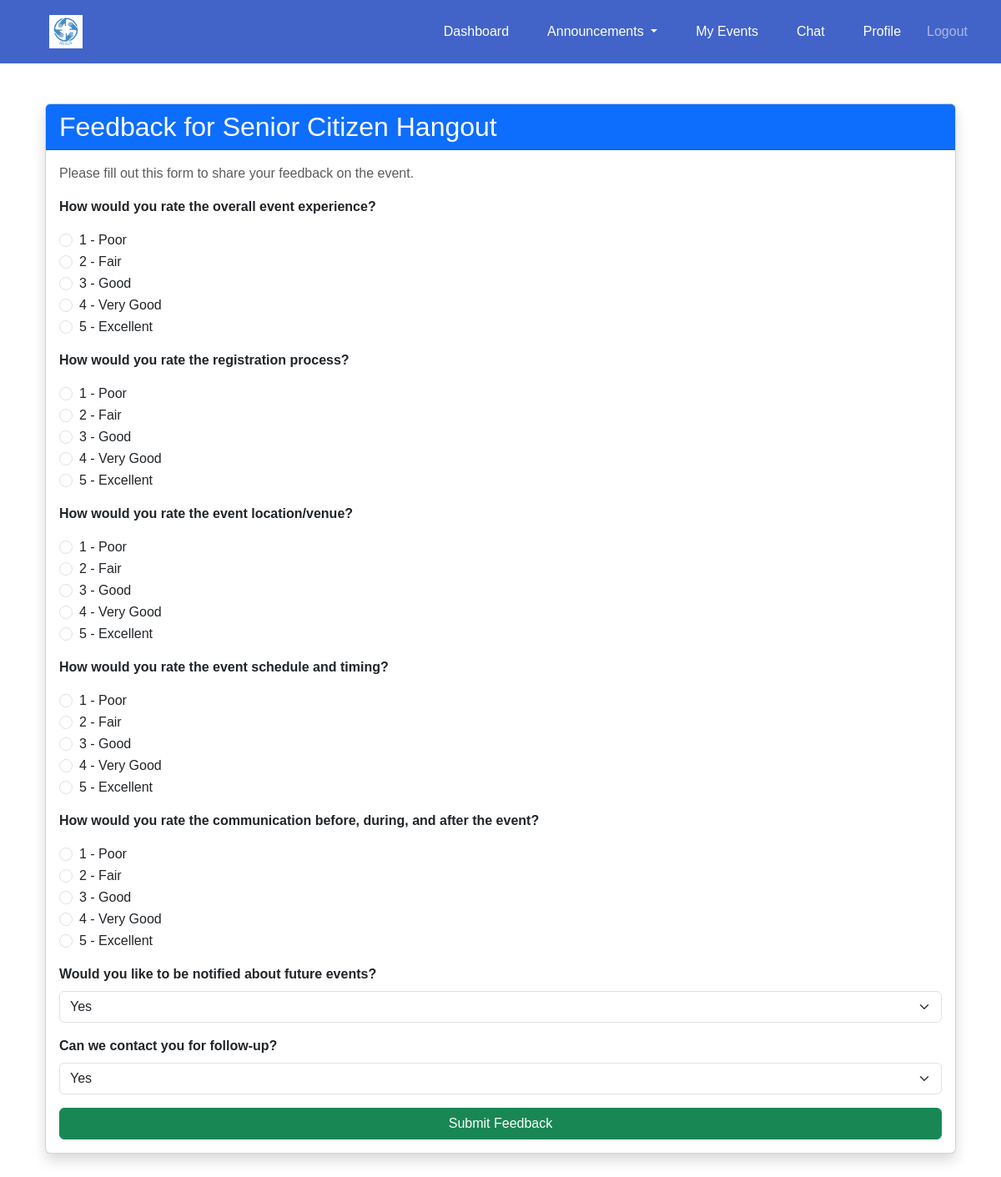
The page /events/complete-feedback/9/ (signed in) on the database its author committed.
### events/models.py (models this page shows, shortened)
class Event(models.Model):
    CATEGORY_CHOICES = [
        ('education', 'Education'),
        ('social development', 'Social Development'),
        ('senior citizen', 'Senior Citizen'),
    ]
    organisation = models.ForeignKey(settings.AUTH_USER_MODEL, on_delete=models.CASCADE)
    name = models.CharField(max_length=255)
    description = models.TextField()
    date = models.DateTimeField()
    start_time = models.TimeField(default=time(9, 0))  # Default: 09:00 AM
    end_time = models.TimeField(default=time(17, 0))  # Default: 05:00 PM
    location = models.CharField(max_length=255)
    volunteers_needed = models.PositiveIntegerField()
    roles_responsibilities = models.TextField()
    category = models.CharField(max_length=50, choices=CATEGORY_CHOICES, blank=False, default='Education')

class FeedbackForm(models.Model):
    event = models.OneToOneField("Event", on_delete=models.CASCADE, related_name="feedback_form")
    created_by = models.ForeignKey(User, on_delete=models.CASCADE, related_name="created_feedback_forms")
    published = models.BooleanField(default=False)  # Set to True when published
    question_1 = models.CharField(max_length=255, default="How would you rate the overall event experience?")
    question_2 = models.CharField(max_length=255, default="How would you rate the registration process?")
    question_3 = models.CharField(max_length=255, default="How would you rate the event location/venue?")
    question_4 = models.CharField(max_length=255, default="How would you rate the event schedule and timing?")
    question_5 = models.CharField(max_length=255, default="How would you rate the communication before, during, and after the event?")
    additional_question_1 = models.TextField(blank=True, null=True, verbose_name="Additional Question 1")
    additional_question_2 = models.TextField(blank=True, null=True, verbose_name="Additional Question 2")
    notify_future_events = models.BooleanField(default=True, verbose_name="Would you like to be notified about future events?")
    allow_follow_up_contact = models.BooleanField(default=True, verbose_name="Can we contact you for follow-up?")

### events/views.py (the view)
# urls.py: path("complete-feedback/<int:event_id>/", views.complete_feedback, name="complete_feedback"),
@login_required
def complete_feedback(request, event_id):
    event = get_object_or_404(Event, id=event_id)
    feedback_form = event.feedback_form
    if not feedback_form or not feedback_form.published:
        messages.error(request, "Feedback form is not available for this event.")
        return redirect("events:volunteer_events")
    if request.method == "POST":
        form = FeedbackResponseForm(request.POST)
        if form.is_valid():
            feedback_response = form.save(commit=False)
            feedback_response.feedback_form = feedback_form
            feedback_response.volunteer = request.user
            feedback_response.save()
            messages.success(request, "Thank you for your feedback!")
            return redirect("events:volunteer_events")
    else:
        form = FeedbackResponseForm()
    return render(request, "events/complete_feedback_form.html", {
        "form": form,
        "event": event,
        "feedback_form": feedback_form,
    })

### events/forms.py
class FeedbackResponseForm(forms.ModelForm):
    class Meta:
        model = FeedbackResponse
        fields = [
            "rating_1", "rating_2", "rating_3", "rating_4", "rating_5",
            "additional_answer_1", "additional_answer_2",
            "notify_future_events", "allow_follow_up_contact"
        ]

### events/templates/events/complete_feedback_form.html (shortened to what this page needs)
{% extends 'base.html' %}
{% block content %}
<div class="container mt-5 mb-5">
    <div class="card shadow">
        <div class="card-header bg-primary text-white">
            <h2 class="mb-0">Feedback for {{ event.name }}</h2>
        </div>
        <div class="card-body">
            <p class="text-muted">Please fill out this form to share your feedback on the event.</p>
            <form method="post">
                <div class="mb-3">
                    <p><strong>{{ feedback_form.question_1 }}</strong></p>
                    <div class="form-check">
                        <input class="form-check-input" type="radio" name="rating_1" value="1" id="rating_1_1">
                        <label class="form-check-label" for="rating_1_1">1 - Poor</label>
                    </div>
                    <div class="form-check">
                        <input class="form-check-input" type="radio" name="rating_1" value="2" id="rating_1_2">
                        <label class="form-check-label" for="rating_1_2">2 - Fair</label>
                    </div>
                    <div class="form-check">
                        <input class="form-check-input" type="radio" name="rating_1" value="3" id="rating_1_3">
                        <label class="form-check-label" for="rating_1_3">3 - Good</label>
                    </div>
                    <div class="form-check">
                        <input class="form-check-input" type="radio" name="rating_1" value="4" id="rating_1_4">
                        <label class="form-check-label" for="rating_1_4">4 - Very Good</label>
                    </div>
                    <div class="form-check">
                        <input class="form-check-input" type="radio" name="rating_1" value="5" id="rating_1_5">
                        <label class="form-check-label" for="rating_1_5">5 - Excellent</label>
                    </div>
                </div>
                <div class="mb-3">
                    <p><strong>{{ feedback_form.question_2 }}</strong></p>
                    <div class="form-check">
                        <input class="form-check-input" type="radio" name="rating_2" value="1" id="rating_2_1">
                        <label class="form-check-label" for="rating_2_1">1 - Poor</label>
                    </div>
                    <div class="form-check">
                        <input class="form-check-input" type="radio" name="rating_2" value="2" id="rating_2_2">
                        <label class="form-check-label" for="rating_2_2">2 - Fair</label>
                    </div>
                    <div class="form-check">
                        <input class="form-check-input" type="radio" name="rating_2" value="3" id="rating_2_3">
                        <label class="form-check-label" for="rating_2_3">3 - Good</label>
                    </div>
                    <div class="form-check">
                        <input class="form-check-input" type="radio" name="rating_2" value="4" id="rating_2_4">
                        <label class="form-check-label" for="rating_2_4">4 - Very Good</label>
                    </div>
                    <div class="form-check">
                        <input class="form-check-input" type="radio" name="rating_2" value="5" id="rating_2_5">
                        <label class="form-check-label" for="rating_2_5">5 - Excellent</label>
                    </div>
                </div>
                <div class="mb-3">
                    <p><strong>{{ feedback_form.question_3 }}</strong></p>
                    <div class="form-check">
                        <input class="form-check-input" type="radio" name="rating_2" value="1" id="rating_2_1">
                        <label class="form-check-label" for="rating_2_1">1 - Poor</label>
                    </div>
                    <div class="form-check">
                        <input class="form-check-input" type="radio" name="rating_2" value="2" id="rating_2_2">
                        <label class="form-check-label" for="rating_2_2">2 - Fair</label>
                    </div>
                    <div class="form-check">
                        <input class="form-check-input" type="radio" name="rating_2" value="3" id="rating_2_3">
                        <label class="form-check-label" for="rating_2_3">3 - Good</label>
                    </div>
                    <div class="form-check">
                        <input class="form-check-input" type="radio" name="rating_2" value="4" id="rating_2_4">
                        <label class="form-check-label" for="rating_2_4">4 - Very Good</label>
                    </div>
                    <div class="form-check">
                        <input class="form-check-input" type="radio" name="rating_2" value="5" id="rating_2_5">
                        <label class="form-check-label" for="rating_2_5">5 - Excellent</label>
                    </div>
                </div>
                <div class="mb-3">
                    <p><strong>{{ feedback_form.question_4 }}</strong></p>
                    <div class="form-check">
                        <input class="form-check-input" type="radio" name="rating_2" value="1" id="rating_2_1">
                        <label class="form-check-label" for="rating_2_1">1 - Poor</label>
                    </div>
                    <div class="form-check">
                        <input class="form-check-input" type="radio" name="rating_2" value="2" id="rating_2_2">
                        <label class="form-check-label" for="rating_2_2">2 - Fair</label>
                    </div>
                    <div class="form-check">
                        <input class="form-check-input" type="radio" name="rating_2" value="3" id="rating_2_3">
                        <label class="form-check-label" for="rating_2_3">3 - Good</label>
                    </div>
                    <div class="form-check">
                        <input class="form-check-input" type="radio" name="rating_2" value="4" id="rating_2_4">
                        <label class="form-check-label" for="rating_2_4">4 - Very Good</label>
                    </div>
                    <div class="form-check">
                        <input class="form-check-input" type="radio" name="rating_2" value="5" id="rating_2_5">
                        <label class="form-check-label" for="rating_2_5">5 - Excellent</label>
                    </div>
                </div>
                <div class="mb-3">
                    <p><strong>{{ feedback_form.question_5 }}</strong></p>
                    <div class="form-check">
                        <input class="form-check-input" type="radio" name="rating_2" value="1" id="rating_2_1">
                        <label class="form-check-label" for="rating_2_1">1 - Poor</label>
                    </div>
                    <div class="form-check">
                        <input class="form-check-input" type="radio" name="rating_2" value="2" id="rating_2_2">
                        <label class="form-check-label" for="rating_2_2">2 - Fair</label>
                    </div>
                    <div class="form-check">
                        <input class="form-check-input" type="radio" name="rating_2" value="3" id="rating_2_3">
                        <label class="form-check-label" for="rating_2_3">3 - Good</label>
                    </div>
                    <div class="form-check">
                        <input class="form-check-input" type="radio" name="rating_2" value="4" id="rating_2_4">
                        <label class="form-check-label" for="rating_2_4">4 - Very Good</label>
                    </div>
                    <div class="form-check">
                        <input class="form-check-input" type="radio" name="rating_2" value="5" id="rating_2_5">
                        <label class="form-check-label" for="rating_2_5">5 - Excellent</label>
                    </div>
                </div>
                <div class="mb-3">
                    <label class="form-label"><strong>Would you like to be notified about future events?</strong></label>
                    <select class="form-select" name="notify_future_events">
                        <option value="True">Yes</option>
                    </select>
                </div>
                <div class="mb-3">
                    <label class="form-label"><strong>Can we contact you for follow-up?</strong></label>
                    <select class="form-select" name="allow_follow_up_contact">
                        <option value="True">Yes</option>
                    </select>
                </div>
                <button type="submit" class="btn btn-success w-100">
                     Submit Feedback
                </button>
            </form>
        </div>
    </div>
</div>
{% endblock %}

### templates/base.html (style rules this page uses)
body { margin: 0; font-family: Arial, sans-serif; }

### rows shown on the page
Event: name "Senior Citizen Hangout"
FeedbackForm: question_1 "How would you rate the overall event experience?", question_2 "How would you rate the registration process?", question_3 "How would you rate the event location/venue?", question_4 "How would you rate the event schedule and timing?", question_5 "How would you rate the communication before, during, and after the event?"
